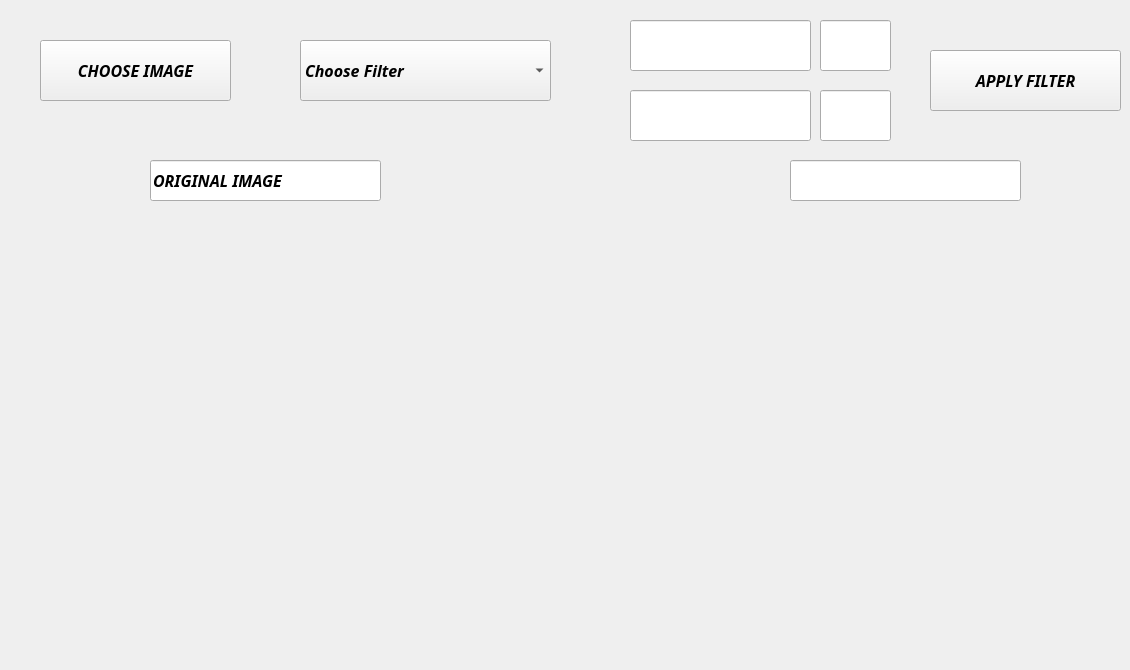
    <widget class="QWidget" name="page_12">
     <widget class="QPushButton" name="pb_Choose_13">
      <property name="geometry">
       <rect>
        <x>40</x>
        <y>40</y>
        <width>191</width>
        <height>61</height>
       </rect>
      </property>
      <property name="font">
       <font>
        <family>Lucida Handwriting</family>
        <pointsize>12</pointsize>
        <weight>75</weight>
        <italic>true</italic>
        <bold>true</bold>
       </font>
      </property>
      <property name="text">
       <string>CHOOSE IMAGE</string>
      </property>
     </widget>
     <widget class="QLabel" name="l_image_23">
      <property name="geometry">
       <rect>
        <x>30</x>
        <y>210</y>
        <width>531</width>
        <height>451</height>
       </rect>
      </property>
      <property name="text">
       <string/>
      </property>
     </widget>
     <widget class="QLabel" name="l_image_24">
      <property name="geometry">
       <rect>
        <x>590</x>
        <y>210</y>
        <width>531</width>
        <height>451</height>
       </rect>
      </property>
      <property name="text">
       <string/>
      </property>
     </widget>
     <widget class="QLineEdit" name="line_factor_23">
      <property name="geometry">
       <rect>
        <x>150</x>
        <y>160</y>
        <width>231</width>
        <height>41</height>
       </rect>
      </property>
      <property name="font">
       <font>
        <family>Lucida Handwriting</family>
        <pointsize>12</pointsize>
        <weight>75</weight>
        <italic>true</italic>
        <bold>true</bold>
       </font>
      </property>
      <property name="text">
       <string>ORIGINAL IMAGE</string>
      </property>
     </widget>
     <widget class="QLineEdit" name="line_factor_24">
      <property name="geometry">
       <rect>
        <x>790</x>
        <y>160</y>
        <width>231</width>
        <height>41</height>
       </rect>
      </property>
      <property name="font">
       <font>
        <family>Lucida Handwriting</family>
        <pointsize>12</pointsize>
        <weight>75</weight>
        <italic>true</italic>
        <bold>true</bold>
       </font>
      </property>
      <property name="text">
       <string/>
      </property>
     </widget>
     <widget class="QComboBox" name="cb_Menu_4">
      <property name="geometry">
       <rect>
        <x>300</x>
        <y>40</y>
        <width>251</width>
        <height>61</height>
       </rect>
      </property>
      <property name="font">
       <font>
        <family>Lucida Handwriting</family>
        <pointsize>12</pointsize>
        <weight>75</weight>
        <italic>true</italic>
        <bold>true</bold>
       </font>
      </property>
      <item>
       <property name="text">
        <string>Choose Filter</string>
       </property>
      </item>
      <item>
       <property name="text">
        <string>Open Image</string>
       </property>
      </item>
      <item>
       <property name="text">
        <string>Close Image</string>
       </property>
      </item>
      <item>
       <property name="text">
        <string>Extract Gradient</string>
       </property>
      </item>
      <item>
       <property name="text">
        <string>Top Hat Transformation</string>
       </property>
      </item>
      <item>
       <property name="text">
        <string>Textual Segmentation</string>
       </property>
      </item>
     </widget>
     <widget class="QLineEdit" name="le_Filter_6">
      <property name="geometry">
       <rect>
        <x>630</x>
        <y>20</y>
        <width>181</width>
        <height>51</height>
       </rect>
      </property>
      <property name="font">
       <font>
        <family>Lucida Handwriting</family>
        <pointsize>12</pointsize>
        <weight>75</weight>
        <italic>true</italic>
        <bold>true</bold>
       </font>
      </property>
      <property name="text">
       <string/>
      </property>
     </widget>
     <widget class="QLineEdit" name="le_Filter_7">
      <property name="geometry">
       <rect>
        <x>820</x>
        <y>20</y>
        <width>71</width>
        <height>51</height>
       </rect>
      </property>
      <property name="font">
       <font>
        <family>Lucida Handwriting</family>
        <pointsize>12</pointsize>
        <weight>75</weight>
        <italic>true</italic>
        <bold>true</bold>
       </font>
      </property>
      <property name="text">
       <string/>
      </property>
     </widget>
     <widget class="QPushButton" name="pb_Choose_14">
      <property name="geometry">
       <rect>
        <x>930</x>
        <y>50</y>
        <width>191</width>
        <height>61</height>
       </rect>
      </property>
      <property name="font">
       <font>
        <family>Lucida Handwriting</family>
        <pointsize>12</pointsize>
        <weight>75</weight>
        <italic>true</italic>
        <bold>true</bold>
       </font>
      </property>
      <property name="text">
       <string>APPLY FILTER</string>
      </property>
     </widget>
     <widget class="QLineEdit" name="le_Filter_8">
      <property name="geometry">
       <rect>
        <x>630</x>
        <y>90</y>
        <width>181</width>
        <height>51</height>
       </rect>
      </property>
      <property name="font">
       <font>
        <family>Lucida Handwriting</family>
        <pointsize>12</pointsize>
        <weight>75</weight>
        <italic>true</italic>
        <bold>true</bold>
       </font>
      </property>
      <property name="text">
       <string/>
      </property>
     </widget>
     <widget class="QLineEdit" name="le_Filter_9">
      <property name="geometry">
       <rect>
        <x>820</x>
        <y>90</y>
        <width>71</width>
        <height>51</height>
       </rect>
      </property>
      <property name="font">
       <font>
        <family>Lucida Handwriting</family>
        <pointsize>12</pointsize>
        <weight>75</weight>
        <italic>true</italic>
        <bold>true</bold>
       </font>
      </property>
      <property name="text">
       <string/>
      </property>
     </widget>
    </widget>
